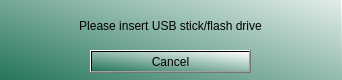
<?xml version="1.0" encoding="UTF-8"?>
<ui version="4.0">
 <class>DataTransfer</class>
 <widget class="QDialog" name="DataTransfer">
  <property name="windowModality">
   <enum>Qt::ApplicationModal</enum>
  </property>
  <property name="geometry">
   <rect>
    <x>0</x>
    <y>0</y>
    <width>342</width>
    <height>80</height>
   </rect>
  </property>
  <property name="sizePolicy">
   <sizepolicy hsizetype="Fixed" vsizetype="Fixed">
    <horstretch>0</horstretch>
    <verstretch>0</verstretch>
   </sizepolicy>
  </property>
  <property name="minimumSize">
   <size>
    <width>342</width>
    <height>80</height>
   </size>
  </property>
  <property name="maximumSize">
   <size>
    <width>342</width>
    <height>80</height>
   </size>
  </property>
  <property name="windowTitle">
   <string>Data Transfer</string>
  </property>
  <property name="styleSheet">
   <string notr="true">background-color: qlineargradient(spread:pad, x1:0, y1:1, x2:1, y2:0, stop:0 rgba(37, 117, 91, 255), stop:1 rgba(255, 255, 255, 255));</string>
  </property>
  <property name="sizeGripEnabled">
   <bool>false</bool>
  </property>
  <property name="modal">
   <bool>true</bool>
  </property>
  <widget class="QLabel" name="label">
   <property name="geometry">
    <rect>
     <x>0</x>
     <y>-30</y>
     <width>341</width>
     <height>111</height>
    </rect>
   </property>
   <property name="text">
    <string>Please insert USB stick/flash drive</string>
   </property>
   <property name="alignment">
    <set>Qt::AlignCenter</set>
   </property>
  </widget>
  <widget class="QPushButton" name="CancelBtn">
   <property name="geometry">
    <rect>
     <x>90</x>
     <y>50</y>
     <width>161</width>
     <height>23</height>
    </rect>
   </property>
   <property name="text">
    <string>Cancel</string>
   </property>
  </widget>
 </widget>
 <resources/>
 <connections/>
</ui>
